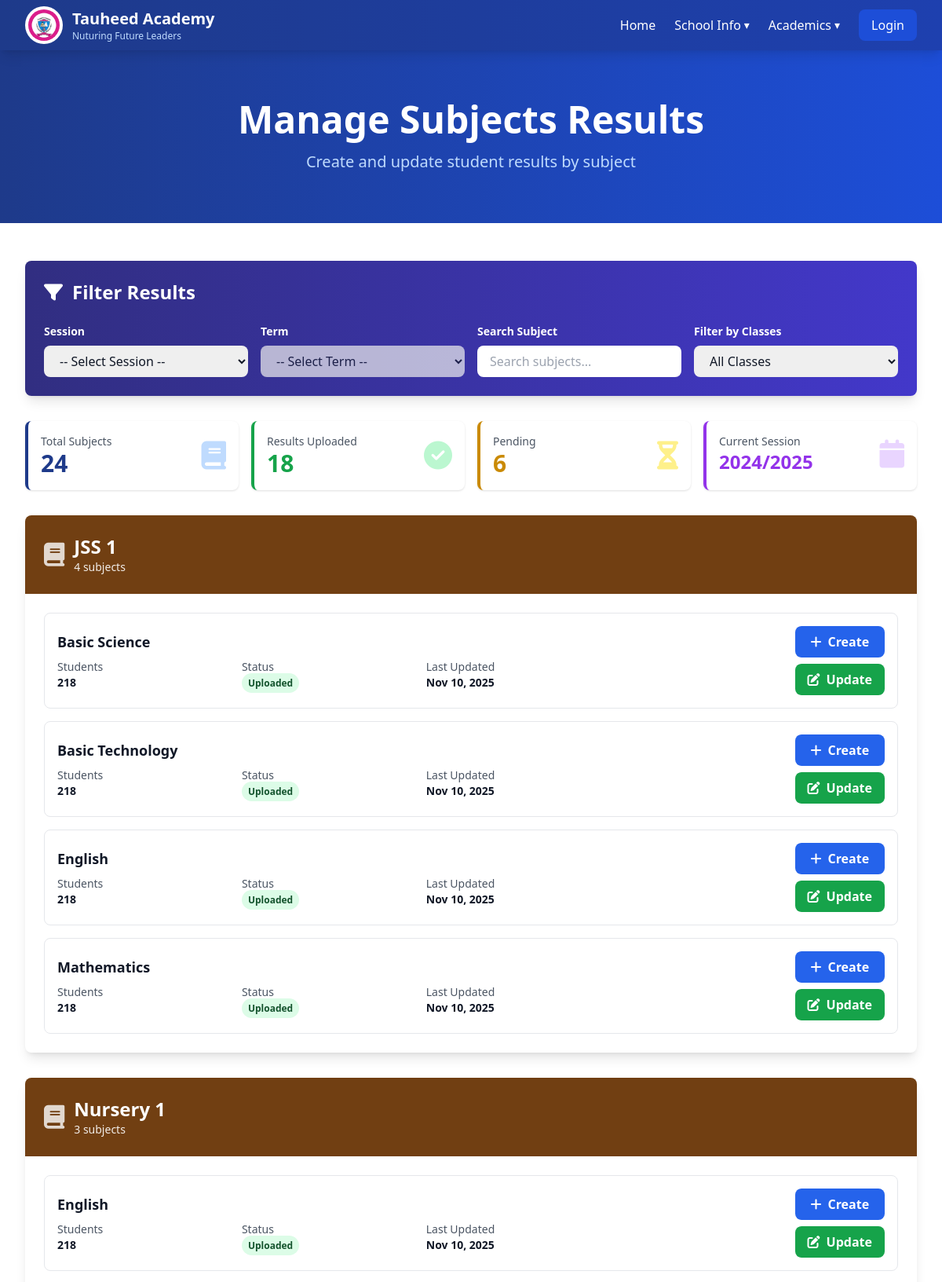
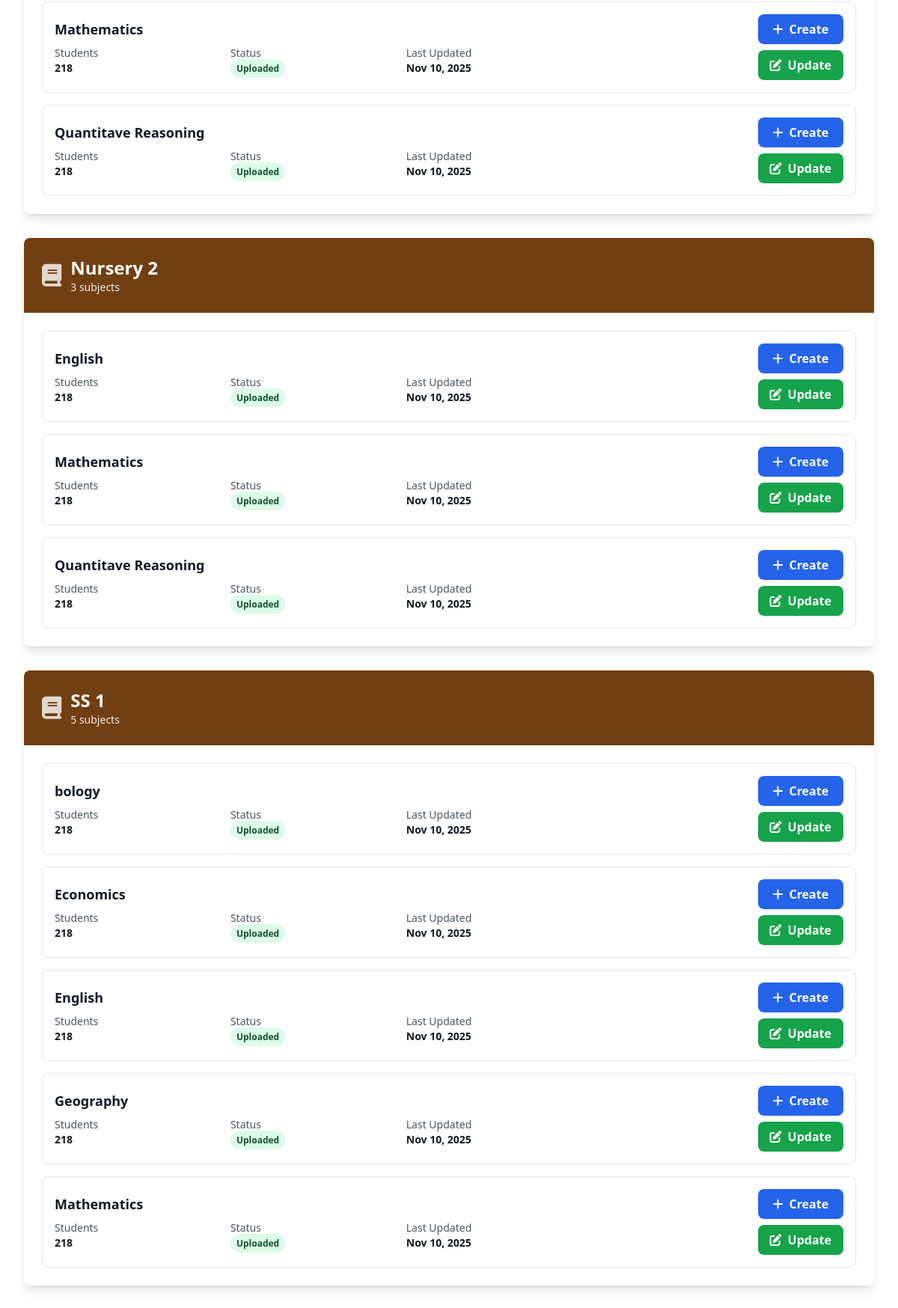
/pages/results-management/index.php (upper part), run on the app's committed database (2 pictures, top to bottom).
### tables this page shows
CREATE TABLE `schools` (
  `id` int(11) NOT NULL,
  `name` varchar(150) NOT NULL,
  `motto` varchar(255) DEFAULT NULL,
  `address` varchar(255) DEFAULT NULL,
  `phone` varchar(20) DEFAULT NULL,
  `email` varchar(100) DEFAULT NULL,
  `whatsapp_number` varchar(20) DEFAULT NULL,
  `facebook` varchar(255) DEFAULT NULL,
  `twitter` varchar(255) DEFAULT NULL,
  `instagram` varchar(255) DEFAULT NULL,
  `logo_path` varchar(255) DEFAULT NULL,
  `created_at` timestamp NOT NULL DEFAULT current_timestamp(),
  `updated_at` timestamp NOT NULL DEFAULT current_timestamp() ON UPDATE current_timestamp()
);

CREATE TABLE `classes` (
  `id` int(11) NOT NULL,
  `section_id` int(11) NOT NULL,
  `name` varchar(100) NOT NULL,
  `created_at` timestamp NOT NULL DEFAULT current_timestamp(),
  `updated_at` timestamp NOT NULL DEFAULT current_timestamp() ON UPDATE current_timestamp(),
  `level` int(11) NOT NULL
);

CREATE TABLE `subjects` (
  `id` int(11) NOT NULL,
  `name` varchar(100) NOT NULL,
  `created_at` timestamp NOT NULL DEFAULT current_timestamp(),
  `updated_at` timestamp NOT NULL DEFAULT current_timestamp() ON UPDATE current_timestamp()
);

### routes/functions.php (called while the page is built, shortened)
<?php
include(__DIR__ .  '/./web.php');
function route($name)
{
    global $routes;
    if (isset($routes[$name])) {
        return $routes[$name]['url'];
    }
    return '/tauheed-academy-project/';
}
function asset($path)
{
    return "/tauheed-academy-project/static/" . $path;
}

### routes/web.php (called while the page is built, shortened)
<?php
$baseUrl = BASE_URL;

### pages/results-management/index.php (the view, shortened to what this page needs)
<?php
include(__DIR__ . '/../../includes/header.php');
$stmt = $conn->prepare("
    SELECT
        classes.id AS class_id,
        classes.name AS class_name,
        subjects.id AS subject_id,
        subjects.name AS subject_name,
        teachers.id AS teacher_id,
        teachers.name AS teacher_name,
        sections.name AS section_name,
        class_subjects.id AS class_subject_id
    FROM classes
    LEFT JOIN class_subjects ON classes.id = class_subjects.class_id
    LEFT JOIN subjects ON class_subjects.subject_id = subjects.id
    LEFT JOIN teachers ON class_subjects.teacher_id = teachers.id
    LEFT JOIN sections ON classes.section_id = sections.id
    ORDER BY classes.id, subjects.name
");
$stmt->execute();
$result = $stmt->get_result();
$classes = [];
while ($row = $result->fetch_assoc()) {
    $classId = $row['class_id'];
    if (!isset($classes[$classId])) {
        $classes[$classId] = [
            'id' => $row['class_id'],
            'name' => $row['class_name'],
            'section_name' => $row['section_name'],
            'subjects' => []
        ];
    }
    if (!empty($row['subject_id'])) {
        $classes[$classId]['subjects'][] = [
            'class_subject_id' => $row['class_subject_id'],
            'id' => $row['subject_id'],
            'name' => $row['subject_name'],
            'teacher' => $row['teacher_name'] ?: 'No teacher assigned'
        ];
    }
}
$classes = array_values($classes);
?>
<body class="bg-gray-50">
    <?php include(__DIR__ . '/../../includes/nav.php'); ?>
    <section
        class="bg-gradient-to-r from-blue-900 to-blue-700 text-white py-16">
        <div class="max-w-7xl mx-auto px-4 sm:px-6 lg:px-8 text-center">
            <h1 class="text-4xl md:text-5xl font-bold mb-4">
                Manage Subjects Results
            </h1>
            <p class="text-xl text-blue-200">
                Create and update student results by subject
            </p>
        </div>
    </section>
    <section class="py-12 bg-white">
        <div class="max-w-7xl mx-auto px-4 sm:px-6 lg:px-8">
            <div
                class="bg-gradient-to-r from-indigo-900 to-indigo-700 text-white rounded-lg shadow-lg p-6 mb-8">
                <h2 class="text-2xl font-bold mb-6 flex items-center gap-3">
                    <i class="fas fa-filter"></i>Filter Results
                </h2>
                <div class="grid md:grid-cols-4 gap-4">
                    <div>
                        <label class="block text-sm font-semibold mb-2">Session</label>
                        <select
                            id="sessionSelect"
                            class="w-full px-4 py-2 rounded-lg text-gray-900 focus:outline-none focus:ring-2 focus:ring-indigo-400">
                            <option value="">-- Select Session --</option>
                        </select>
                    </div>
                    <div>
                        <label class="block text-sm font-semibold mb-2">Term</label>
                        <select
                            id="termSelect"
                            class="w-full px-4 py-2 rounded-lg text-gray-900 focus:outline-none focus:ring-2 focus:ring-indigo-400" disabled>
                            <option value="">-- Select Term --</option>
                        </select>
                    </div>
                    <div>
                        <label class="block text-sm font-semibold mb-2">Search Subject</label>
                        <input
                            type="text"
                            id="searchInput"
                            placeholder="Search subjects..."
                            class="w-full px-4 py-2 rounded-lg text-gray-900 focus:outline-none focus:ring-2 focus:ring-indigo-400" />
                    </div>
                    <div>
                        <label class="block text-sm font-semibold mb-2">Filter by Classes</label>
                        <select
                            id="classFilter"
                            class="w-full px-4 py-2 rounded-lg text-gray-900 focus:outline-none focus:ring-2 focus:ring-indigo-400">
                            <option value="">All Classes</option>
                        </select>
                    </div>
                </div>
            </div>
            <div class="grid grid-cols-1 md:grid-cols-4 gap-4 mb-8">
                <div
                    class="bg-white rounded-lg shadow p-4 border-l-4 border-blue-900">
                    <div class="flex items-center justify-between">
                        <div>
                            <p class="text-gray-600 text-sm">Total Subjects</p>
                            <p class="text-3xl font-bold text-blue-900">24</p>
                        </div>
                        <i class="fas fa-book text-4xl text-blue-200"></i>
                    </div>
                </div>
                <div
                    class="bg-white rounded-lg shadow p-4 border-l-4 border-green-600">
                    <div class="flex items-center justify-between">
                        <div>
                            <p class="text-gray-600 text-sm">Results Uploaded</p>
                            <p class="text-3xl font-bold text-green-600">18</p>
                        </div>
                        <i class="fas fa-check-circle text-4xl text-green-200"></i>
                    </div>
                </div>
                <div
                    class="bg-white rounded-lg shadow p-4 border-l-4 border-yellow-600">
                    <div class="flex items-center justify-between">
                        <div>
                            <p class="text-gray-600 text-sm">Pending</p>
                            <p class="text-3xl font-bold text-yellow-600">6</p>
                        </div>
                        <i class="fas fa-hourglass-half text-4xl text-yellow-200"></i>
                    </div>
                </div>
                <div
                    class="bg-white rounded-lg shadow p-4 border-l-4 border-purple-600">
                    <div class="flex items-center justify-between">
                        <div>
                            <p class="text-gray-600 text-sm">Current Session</p>
                            <p class="text-2xl font-bold text-purple-600">2024/2025</p>
                        </div>
                        <i class="fas fa-calendar text-4xl text-purple-200"></i>
                    </div>
                </div>
            </div>
            <div id="sectionsContainer" class="space-y-8">
                <?php foreach ($classes as $class) : ?>
                    <div
                        class="section-container bg-white rounded-lg shadow-lg overflow-hidden"
                        data-class="<?= $class['name'] ?>">
                        <div class="bg-yellow-900 text-white p-6 flex items-center gap-3">
                            <i class="fas fa-book text-3xl opacity-80"></i>
                            <div>
                                <h2 class="text-2xl font-bold"><?= $class['name'] ?></h2>
                                <p class="text-sm opacity-90"><?= count($class['subjects']) ?> subjects</p>
                            </div>
                        </div>
                        <div class="p-6 space-y-4">
                            <?php foreach ($class['subjects'] as $subject) : ?>
                                <div
                                    class="subject-item border border-gray-200 rounded-lg p-4 hover:shadow-md transition"
                                    data-subject="<?= $subject['name'] ?>"
                                    data-class="<?= $class['name'] ?>">
                                    <div
                                        class="flex flex-col md:flex-row md:items-center md:justify-between gap-4">
                                        <div class="flex-1">
                                            <h3 class="text-lg font-bold text-gray-900 mb-2">
                                                <?= $subject['name'] ?>
                                            </h3>
                                            <div class="grid grid-cols-2 md:grid-cols-4 gap-4 text-sm">
                                                <div>
                                                    <p class="text-gray-600">Students</p>
                                                    <p class="font-semibold text-gray-900">218</p>
                                                </div>
                                                <div>
                                                    <p class="text-gray-600">Status</p>
                                                    <span
                                                        class="px-2 py-1 bg-green-100 text-green-900 rounded-full text-xs font-semibold">Uploaded</span>
                                                </div>
                                                <div>
                                                    <p class="text-gray-600">Last Updated</p>
                                                    <p class="font-semibold text-gray-900">Nov 10, 2025</p>
                                                </div>
                                            </div>
                                        </div>
                                        <div class="flex flex-col gap-2 md:w-auto">
                                            <a
                                                href="<?= route('upload-results') . '?subject_id=' . $subject['id'] . '&class_id=' . $class['id'] ?>"
                                                class="createResultBtn bg-blue-600 hover:bg-blue-700 text-white font-semibold py-2 px-4 rounded-lg transition flex items-center justify-center gap-2">
                                                <i class="fas fa-plus"></i> Create
                                            </a>
                                            <a
                                                href="<?= route('update-results') . '?subject_id=' . $subject['id'] . '&class_id=' . $class['id'] ?>"
                                                class="updateResultBtn bg-green-600 hover:bg-green-700 text-white font-semibold py-2 px-4 rounded-lg transition flex items-center justify-center gap-2">
                                                <i class="fas fa-edit"></i> Update
                                            </a>
                                        </div>
                                    </div>
                                </div>
                            <?php endforeach; ?>
                        </div>
                    </div>
                <?php endforeach ?>
            </div>
        </div>
    </section>
</body>
</html>

### includes/header.php (shortened to what this page needs)
<?php
include(__DIR__ .  '/../routes/functions.php');
$is_logged_in = false;
$stmt = $conn->prepare('SELECT * FROM schools ORDER BY created_at ASC LIMIT 1');
$stmt->execute();
$result = $stmt->get_result();
$school = $result->fetch_assoc();
?>
<!DOCTYPE html>
<html lang="en">
<head>
    <script src="https://cdn.tailwindcss.com"></script>
    <link rel="stylesheet" href="https://cdnjs.cloudflare.com/ajax/libs/font-awesome/6.5.1/css/all.min.css">
    <link href="https://cdn.jsdelivr.net/npm/tom-select/dist/css/tom-select.css" rel="stylesheet">
</head>

### includes/nav.php (shortened to what this page needs)
<nav class="bg-gradient-to-r from-blue-900 to-blue-800 text-white sticky top-0 z-50 shadow-lg">
    <div class="max-w-7xl mx-auto px-4 sm:px-6 lg:px-8">
        <div class="flex justify-between items-center h-16">
            <div class="flex items-center gap-3">
                <img src="<?= asset('images/logo.png') ?>" alt="School Logo" class="h-12 w-12 rounded-full bg-white p-1">
                <div>
                    <h1 class="text-xl font-bold"><?= $school['name'] ?? 'Tauheed Academy' ?></h1>
                    <p class="text-xs text-blue-200"><?= $school['motto'] ?? '' ?></p>
                </div>
            </div>
            <div class="hidden md:flex items-center gap-6">
                <a href="<?= route('home') ?>" class="hover:text-blue-300 transition">Home</a>
                <div class="relative group">
                    <div class="hover:text-blue-300 transition flex items-center gap-1">
                        School Info
                        <span class="text-sm">▾</span>
                    </div>
                </div>
                <div class="relative group">
                    <div class="hover:text-blue-300 transition flex items-center gap-1">
                        Academics
                        <span class="text-sm">▾</span>
                    </div>
                </div>
                <?php if ($is_logged_in): ?>
                    <a href="<?= route('profile') ?>" class="hover:text-blue-300 transition">Profile</a>
                    <?php if ($user_type === 'teacher') : ?>
                        <a href="<?= route('results-management'); ?>" class="hover:text-blue-300 transition">Results</a>
                    <?php elseif ($user_type === 'student') : ?>
                        <a href="<?= route('student-result'); ?>" class="hover:text-blue-300 transition">My Result</a>
                    <?php elseif ($user_type === 'guardian') : ?>
                        <a href="<?= route('my-children') ?>" class="hover:text-blue-300 transition">Me & My Children</a>
                    <?php elseif ($user_type === 'admin'): ?>
                        <a href="<?= route('admin-section'); ?>" class="hover:text-blue-300 transition">Admin Section</a>
                    <?php endif ?>
                    <a href="<?= route('logout'); ?>"> <button class="bg-blue-700 hover:bg-blue-800 px-4 py-2 rounded-lg transition">Logout</button></a>
                <?php else: ?>
                    <a href="<?= route('login'); ?>"> <button class="bg-blue-700 hover:bg-blue-800 px-4 py-2 rounded-lg transition">Login</button></a>
                <?php endif ?>
            </div>
        </div>
    </div>
</nav>

### data on the page
schools: name "Tauheed Academy", motto "Nuturing Future Leaders"
classes: subjects.name "Basic Science", subjects.name "Basic Technology", subjects.name "English", subjects.name "Mathematics"
classes: subjects.name "English", subjects.name "Mathematics", subjects.name "Quantitave Reasoning"
classes: subjects.name "English", subjects.name "Mathematics", subjects.name "Quantitave Reasoning"
classes: subjects.name "bology", subjects.name "Economics", subjects.name "English", subjects.name "Geography", subjects.name "Mathematics"

### other printed values
$class['name'] "JSS 1"
count($class['subjects']) "4"
$class['name'] "Nursery 1"
count($class['subjects']) "3"
$class['name'] "Nursery 2"
$class['name'] "SS 1"
count($class['subjects']) "5"
